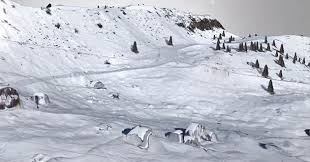
#> input picture Ailleurs/Ailleurs3/t.jpeg, 310 x 162 px
$ python -i advancedImageTraitement.py   (imports and definitions only)
#> lines starting #> are read from the running program, lines starting #| are printed output that depends on the picture
#> further down, picture is the input picture: shape (162, 310, 3); mean B, G, R 202.8, 191.7, 188.1
# -*- coding: utf-8 -*-
"""
Created on Sun Feb  7 12:44:11 2021

@author: Ounaye
"""

from matplotlib import pyplot as plt
import numpy as np
import cv2 as cv


"""
This file is not used in the final project. We keep it because we
spend enough time to make it. It does the same things as
skimage.feature.hog. It still had a little conversion problem in
analyseGradImg.
"""


def detectForme(img):
    #img = cv.imread(img,0)
    print(img.shape)
#| (162, 310, 3)
    img= cv.GaussianBlur(img, (3, 3), 0)
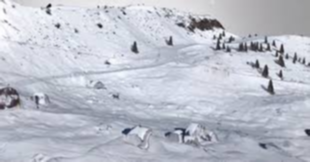
#> img: shape (162, 310, 3); mean of channels 0, 1, 2 202.8, 191.7, 188.1; drawn as B, G, R
    sobelx = cv.Sobel(img,cv.CV_64F,1,0,ksize=5)
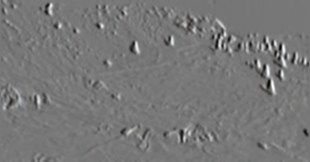
#> sobelx: shape (162, 310, 3) float64; mean of channels 0, 1, 2 -7.6, -7.2, -7.9; drawn with min black and max white
    sobely = cv.Sobel(img,cv.CV_64F,0,1,ksize=5)
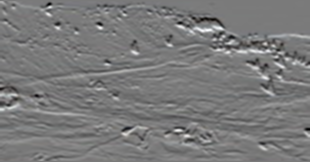
#> sobely: shape (162, 310, 3) float64; mean of channels 0, 1, 2 -12.8, -21.8, -24.6; drawn with min black and max white
    abs_grad_x = cv.convertScaleAbs(sobelx)
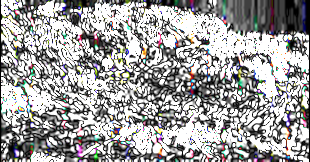
#> abs_grad_x: shape (162, 310, 3); mean of channels 0, 1, 2 160, 160.1, 160.5; drawn as B, G, R
    abs_grad_y = cv.convertScaleAbs(sobely)
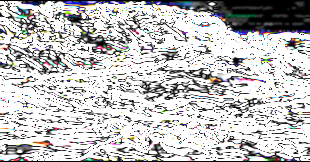
#> abs_grad_y: shape (162, 310, 3); mean of channels 0, 1, 2 193.1, 192.7, 193; drawn as B, G, R
    modgrad = cv.addWeighted(abs_grad_x, 0.5, abs_grad_y, 0.5, 0)
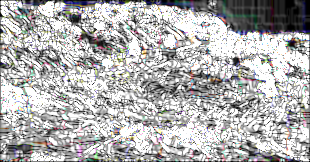
#> modgrad: shape (162, 310, 3); mean of channels 0, 1, 2 176.6, 176.4, 176.7; drawn as B, G, R
    return modgrad,sobelx,sobely

def makeHistogramOfGrad(img,pas,nbrBarre):
    tabHistogramme = np.zeros(nbrBarre)
    for i in range(0,64,pas):
        for j in range(0,64,pas):
                analyseGradImg(img, tabHistogramme,nbrBarre,i,j,pas)
    return tabHistogramme


def analyseGradImg(img,tabHist,nbrBarre,xDebut,yDebut,pas):

    img= cv.GaussianBlur(img, (3, 3), 0)
    sobelx = cv.Sobel(img,cv.CV_64F,1,0,ksize=3)
    sobely = cv.Sobel(img,cv.CV_64F,0,1,ksize=3)
    mag, angle = cv.cartToPolar(sobelx, sobely, angleInDegrees=True)
    for i in range(xDebut,xDebut+pas):
        for j in range(yDebut,yDebut+pas):
            a = angle[i,j]/(180/nbrBarre)
            b = int(a) % 10
            if(a == b ):
                 tabHist[b] += mag[i,j]
            else:
                tabHist[b] += mag[i,j]*(a - b)
                tabHist[(b+1)%10] += mag[i,j]* (a - b + 1)


>>> import cv2
>>> picture = cv2.imread('Ailleurs/Ailleurs3/t.jpeg')
>>> result = detectForme(picture)
